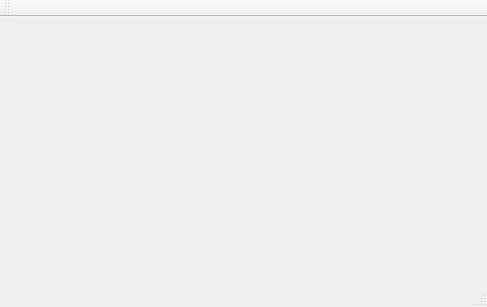
<?xml version="1.0" encoding="UTF-8"?>
<ui version="4.0">
 <class>MainWindow</class>
 <widget class="QMainWindow" name="MainWindow">
  <property name="geometry">
   <rect>
    <x>0</x>
    <y>0</y>
    <width>487</width>
    <height>307</height>
   </rect>
  </property>
  <property name="windowTitle">
   <string>MainWindow</string>
  </property>
  <widget class="QWidget" name="centralWidget"/>
  <widget class="QMenuBar" name="menuBar">
   <property name="geometry">
    <rect>
     <x>0</x>
     <y>0</y>
     <width>487</width>
     <height>28</height>
    </rect>
   </property>
  </widget>
  <widget class="QToolBar" name="mainToolBar">
   <attribute name="toolBarArea">
    <enum>TopToolBarArea</enum>
   </attribute>
   <attribute name="toolBarBreak">
    <bool>false</bool>
   </attribute>
  </widget>
  <widget class="QStatusBar" name="statusBar"/>
 </widget>
 <layoutdefault spacing="6" margin="11"/>
 <resources/>
 <connections/>
</ui>
